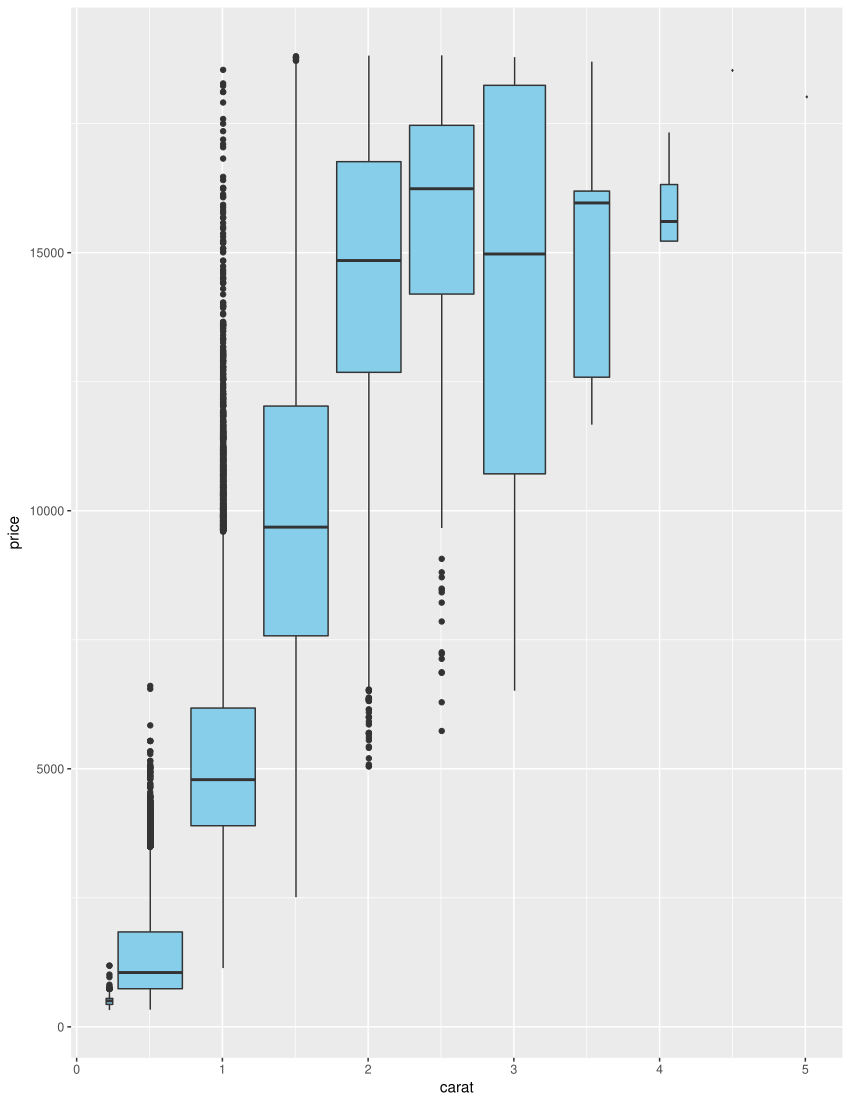

Reproduce this figure in R.
# library
library(ggplot2)

# The mtcars dataset is proposed in R
head(mpg)

# plot
ggplot(diamonds, aes(x = carat, y = price)) +
  geom_boxplot(fill = "skyblue", aes(group = cut_width(carat, 0.5)))



# source : https://www.r-graph-gallery.com/268-ggplot2-boxplot-from-continuous-variable/
